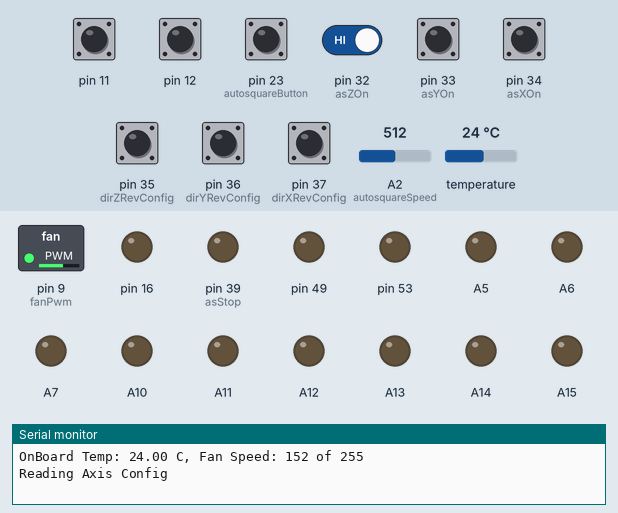
This sketch was run on a simulated Arduino Mega 2560, built with avr-gcc and run on an emulated ATmega2560. Shown: switched loads named in the sketch (green lamp = pin HIGH), output pins drawn as LEDs (lit = HIGH), the last lines printed to the serial monitor. The inputs (shaded band) are chosen by the test bench; at power-on: pin 11, pin 12, pin 23 (autosquareButton), pin 32 (asZOn), pin 33 (asYOn), pin 34 (asXOn), pin 35 (dirZRevConfig), pin 36 (dirYRevConfig), pin 37 (dirXRevConfig) HIGH, temperature 24 °C, A2 (autosquareSpeed) = 512.

Above: at 1.9 s.
2.0 s: temperature set to 12 °C
9.9 s: pin 23 (autosquareButton) pulled LOW for 3.2 s
At 13.4 s:
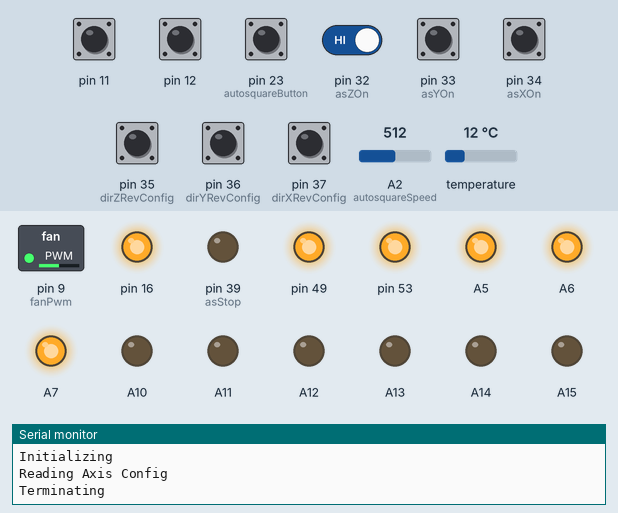
14.6 s: temperature set to 28 °C
At 22.4 s:
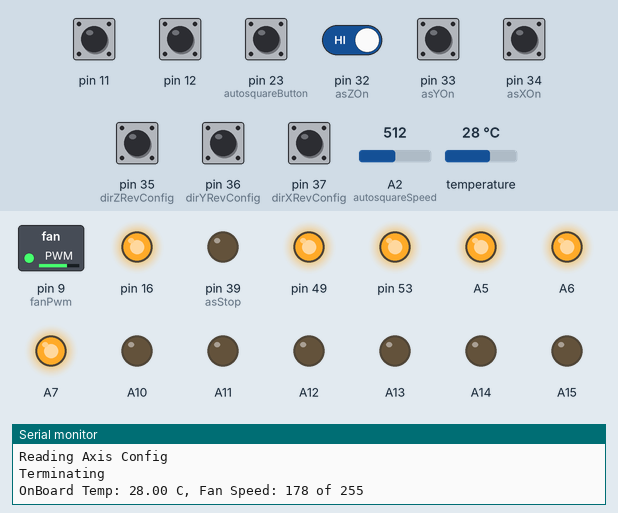
22.5 s: pin 23 (autosquareButton) driven LOW and pin 32 (asZOn) driven LOW
At 24.0 s:
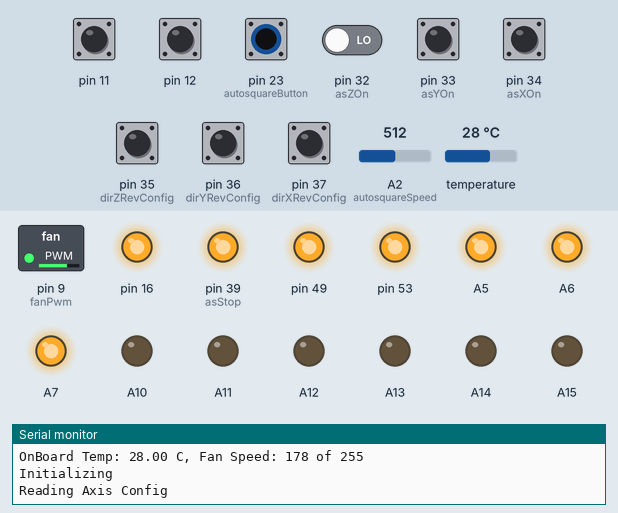
25.0 s: temperature set to 33 °C
32.9 s: pin 23 (autosquareButton) driven HIGH
At 34.2 s:
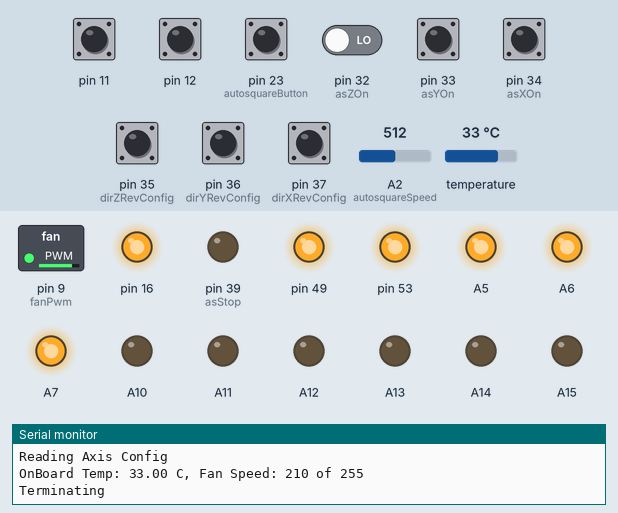
Timing chart, 0 to 35.5 s (numbered marks = the images above; inputs shaded):
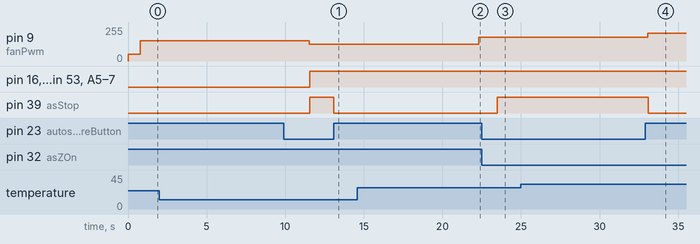

The sketch:

open-cnc-shieldSketch.ino
```cpp
/*
    OPEN-CNC-Shield Firmware 1.0
    find out more: blog.altholtmann.com

    by Timo Altholtmann
*/

#include <Arduino.h>
#include <U8x8lib.h>
#include <Wire.h>


// Programm configuration
const uint16_t stepDelay = 4000; // delay between steps in microseconds if no poti is connected - set to 0 to use a poti for setting speed
const uint16_t startDelay = 1000; // delay between pressing the autosquare button and starting autosquare - in miliseconds, should be at least 500
const uint8_t speedPotiSamples = 10; // Samples of every speed poti reading
const uint16_t speedPotiMin = 10;  // min delay between steps in microseconds
const uint16_t speedPotiMax = 5000; // max delay between steps in microseconds
const uint16_t tempSensorUpdateInterval = 5000; // interval between temperatur sensor reads in milliseconds
const uint8_t endstopStateTriggered = HIGH; // Use HIGH for normally open endstops and LOW for normally closed endstops
const uint8_t defaultFanSpeed = 50; // default speed of the fan in percent. This is also the minimal speed.

#define DEBUG ;                         // Uncomment to output debug messages
// #define READ_TEMPERATURES // comment with "//" if temperature sensor is not needed
#define ONBOARD_TEMPERATURE_FAN_CONTROL // comment with "//" if temperature sensor is not needed
#ifdef ONBOARD_TEMPERATURE_FAN_CONTROL
    int16_t temperatureMin = 20;   // the temperature to start the fan in celsius
    int16_t temperatureMax = 40;   // the maximum temperature when fan is at 100%
#endif

//#define USE_DISPLAY // comment with "//"

// ------------------------------------------------------------------------------
// Only edit below if you know what you are doing
// ------------------------------------------------------------------------------

#ifdef USE_DISPLAY
    #include <U8x8lib.h>
#endif

#if defined(READ_TEMPERATURES) || defined(ONBOARD_TEMPERATURE_FAN_CONTROL)
    #include <OneWire.h>
    #include "DallasTemperature.h"
#endif

enum AUTOSQUARESTATE
{
    undefined,
    done,
    off
};

enum AXIS
{
    x,
    y,
    z
};

enum i2cState
{
    unset,
    established,
    failure
};

typedef struct
{
    AXIS axis;
    byte stepPin;
    byte endStopPin;
    byte dirPin;
    byte dirConfigPin;
    AUTOSQUARESTATE state;
    byte stateDisplayRow;
    byte stateDisplayColumn;
    char label[4];
} STEPPER;

// Pin configuration
// Outs
const byte in9Mega = 5;
const byte asStop = 39;

const byte out1 = 40;
const byte out2 = 41;
const byte out3 = 42;
const byte out4 = 43;
const byte out5 = 45;
const byte out6 = 44;
const byte out7 = 30;
const byte out8 = 31;
// INs
const byte tempSensor = 24;
const byte onBoardTempSensor = 46;
const byte autosquareButton = 23;
const byte autosquareSpeed = A2;
const byte in1 = 15;
const byte in2 = 14;
const byte in10 = 4;
const byte in11 = 3;
const byte in12 = 2;
const byte rotationSpeed = A4;
const byte feedrate = A3;
// INs - user configuartion
const byte asXOn = 34;
const byte asYOn = 33;
const byte asZOn = 32;
const byte dirXRevConfig = 37;
const byte dirYRevConfig = 36;
const byte dirZRevConfig = 35;
// unused
const byte spindelPwm = 48;
const byte fanPwm = 9;
const byte spindelOnOff = 26;
const byte programmStart = 27;
const byte motorStart = 47;

STEPPER steppers[] = {
    {x, A15, 10, A6, dirXRevConfig, off, 0, 0, "X1:"},
    {x, A14, 8, 49, dirXRevConfig, off, 0, 8, "X2:"},
    {y, A13, 7, A5, dirYRevConfig, off, 1, 0, "Y1:"},
    {y, A12, 6, 53, dirYRevConfig, off, 1, 8, "Y2:"},
    {z, A11, 12, 16, dirZRevConfig, off, 2, 0, "Z1:"},
    {z, A10, 11, A7, dirZRevConfig, off, 2, 8, "Z2:"},
};

#ifdef USE_DISPLAY
    // Display byte SDA = A4, SCL = A5
    U8X8_SSD1306_128X32_UNIVISION_SW_I2C display(/* clock=*/SCL, /* data=*/SDA, /* reset=*/U8X8_PIN_NONE);
    // Hardware i2c does not work for me with long wires
    // U8X8_SSD1306_128X32_UNIVISION_HW_I2C display(/* clock=*/SCL, /* data=*/SDA, /* reset=*/U8X8_PIN_NONE);
    const uint8_t *defaultFont = u8x8_font_pxplustandynewtv_f;
#endif
#ifdef READ_TEMPERATURES
    OneWire oneWire(tempSensor);
    DallasTemperature sensors(&oneWire);
    uint64_t lastReadTemperature = 0;
#endif
#ifdef ONBOARD_TEMPERATURE_FAN_CONTROL
    OneWire onboardWire(onBoardTempSensor);
    DallasTemperature onboardSensors(&onboardWire);
    uint64_t lastOnboardTemperatureReading = 0;
    uint8_t lastFanSpeed = defaultFanSpeed;
#endif

// Programm variales
uint32_t actualStepDelay = 0;
byte autosuareInitialised = false;
uint64_t timeStartButtonWasPressed = 0;
AUTOSQUARESTATE lastDisplayStates[sizeof(steppers) / sizeof(STEPPER)];
i2cState wirelessAdapterCommunicationState = unset;
uint32_t timeArduinoStarted = 0;


void checkAutosquareEnabledForEachAxis();
void initPWMFan();
void initialiseInputsOutputs();
void initialiseI2c();
void answerI2cCommunication();


void updateAutosquareDelay() {
    // Dont read poti if a fixed speed is set
    if(stepDelay != 0 && actualStepDelay != stepDelay) {
        actualStepDelay = stepDelay;
        return;
    }

    uint16_t sum = 0;
    for (int i = 0; i < speedPotiSamples; i++)
    {
        sum+= analogRead(autosquareSpeed);
        delayMicroseconds(500);
    }
    actualStepDelay = map(sum / speedPotiSamples, 0, 1023, speedPotiMax, speedPotiMin);
}
#ifdef USE_DISPLAY
    void setDisplayStateOfStepper(STEPPER *stepper, byte displayStatePosition) {
        // Set last display state
        lastDisplayStates[displayStatePosition] = stepper->state;
        byte columPosition = stepper->stateDisplayColumn + (sizeof(stepper->label)/sizeof(char));

        // Empty last state
        display.setFont(defaultFont);
        display.drawString(columPosition, stepper->stateDisplayRow, "   ");

        if(stepper->state == off) {
            display.setFont(defaultFont);
            display.drawString(columPosition, stepper->stateDisplayRow, "off");
        } else if(stepper->state == undefined){
            display.setFont(defaultFont);
            display.drawString(columPosition, stepper->stateDisplayRow, "?");
        } else if(stepper->state == done) {
            display.setFont(u8x8_font_open_iconic_check_1x1);
            display.drawGlyph(columPosition, stepper->stateDisplayRow, 64);
        }
    }
    void updateDisplay()
    {
        for (byte i = 0; i < sizeof(steppers) / sizeof(STEPPER); i++)
        {
            STEPPER *stepper = &steppers[i];
            // Only update when things changed
            if(stepper->state == lastDisplayStates[i]) {
                continue;
            }

            setDisplayStateOfStepper(stepper, i);
        }
    }

    void initDisplay() {
        display.begin();
        // display.setBusClock(100000);
        // Stepper states
        for (byte i = 0; i < sizeof(steppers) / sizeof(STEPPER); i++)
        {
            STEPPER *stepper = &steppers[i];
            display.setFont(defaultFont);
            display.drawString(stepper->stateDisplayColumn, stepper->stateDisplayRow, stepper->label);
            setDisplayStateOfStepper(stepper, i);
        }
    }
#endif

void autosquare()
{
    // Set HIGH Pulse if state is on and endstop not pressed
    for (byte i = 0; i < sizeof(steppers) / sizeof(STEPPER); i++)
    {
        STEPPER *stepper = &steppers[i];
        // Continue for loop if stepper is set to off or done
        if (stepper->state == off || stepper->state == done)
        {
            continue;
        }
        // Check if state is undefined
        if (stepper->state == undefined)
        {
            // Set state to ok if endstop is reached
            if (digitalRead(stepper->endStopPin) == endstopStateTriggered)
            {
                stepper->state = done;
                #ifdef USE_DISPLAY
                  updateDisplay();
                #endif
            }
            // Set HIGH pulse if endstop not reached
            else
            {
                digitalWrite(stepper->stepPin, HIGH);
            }
        }
    }
    // Delay before setting to low - this is the speed of the steppers
    delayMicroseconds(actualStepDelay);

    // Set stepper steps to LOW if they are HIGH
     for (byte i = 0; i < sizeof(steppers) / sizeof(STEPPER); i++)
    {
        STEPPER *stepper = &steppers[i];
        if(digitalRead(stepper->stepPin) == HIGH) {
            digitalWrite(stepper->stepPin, LOW);
        }
    }
}

void initialize()
{
    Serial.println("Initializing");
    checkAutosquareEnabledForEachAxis();
    bool allDone = true;
    for (byte i = 0; i < sizeof(steppers) / sizeof(STEPPER); i++)
    {
        // Check if all stepper are already done
        if(steppers[i].state == undefined) {
            allDone = false;
        }

        // Read config and set stepper direction accordingly
        digitalWrite(steppers[i].dirPin, digitalRead(steppers[i].dirConfigPin));
    }

    // Take control over steppers
    digitalWrite(asStop, HIGH);
    // Trigger IN9 to estlcam arduino mega
    pinMode(in9Mega, OUTPUT);
    digitalWrite(in9Mega, LOW);

    // Reset stepper states if all are done
    for (byte i = 0; i < sizeof(steppers) / sizeof(STEPPER); i++)
    {
        if(allDone && steppers[i].state == done) {
            steppers[i].state = undefined;
        }
    }

    // Set pulse speed
    updateAutosquareDelay();

    #ifdef USE_DISPLAY
      updateDisplay();
    #endif

    autosuareInitialised = true;
}

void terminate()
{
    Serial.println("Terminating");

    digitalWrite(asStop, LOW);
    pinMode(in9Mega, INPUT);
    autosuareInitialised = false;
}

#ifdef READ_TEMPERATURES
    void updateTemperatureSensor() {
            sensors.requestTemperatures();
            Serial.println(sensors.getTempCByIndex(0));
            display.setFont(defaultFont);
            display.drawUTF8(0,3, "Temp:");
            display.setCursor(6,3);
            display.print(sensors.getTempCByIndex(0));
            display.drawString(10,3,"Grad");
            lastReadTemperature = millis();

    }
#endif

#ifdef ONBOARD_TEMPERATURE_FAN_CONTROL
    void readOnboardTemperatureAndSetFanSpeed() {
        onboardSensors.requestTemperatures();
        int8_t actualTemperature = onboardSensors.getTempCByIndex(0);
        uint8_t defaultFanSpeedAbsolute = map(defaultFanSpeed, 0, 100, 0, 255);

        if(actualTemperature < temperatureMin) lastFanSpeed = defaultFanSpeedAbsolute;
        else if(actualTemperature > temperatureMax) lastFanSpeed = 255;
        else lastFanSpeed = map(actualTemperature, temperatureMin, temperatureMax, defaultFanSpeedAbsolute, 255);

        analogWrite(fanPwm, lastFanSpeed);
        lastOnboardTemperatureReading = millis();

        #ifdef DEBUG
            Serial.print("OnBoard Temp: ");
            Serial.print(onboardSensors.getTempCByIndex(0));
            Serial.print(" C, Fan Speed: ");
            Serial.print(lastFanSpeed);
            Serial.println(" of 255");

        #endif
    }
#endif

void setup()
{
    Serial.begin(9600);

    initialiseInputsOutputs();

    initPWMFan();

    #ifdef READ_TEMPERATURES
        // Inititalise temperature sensors
        sensors.begin();
        updateTemperatureSensor();
    #endif

    #ifdef ONBOARD_TEMPERATURE_FAN_CONTROL
        onboardSensors.begin();
        readOnboardTemperatureAndSetFanSpeed();
    #endif

    checkAutosquareEnabledForEachAxis();
}

void loop()
{
    #ifdef ONBOARD_TEMPERATURE_FAN_CONTROL
        if(millis() - lastOnboardTemperatureReading > 10000) {
            readOnboardTemperatureAndSetFanSpeed();
        }
    #endif

    // Check if button is pressed
    if (digitalRead(autosquareButton) == LOW) {
        // Check if start button was just pressed
        if(timeStartButtonWasPressed == 0) {
            timeStartButtonWasPressed = millis();
        }

        // Check if button was pressed long enough
        if(millis() - timeStartButtonWasPressed > startDelay) {
            // Check if we have to initinalize
            if (!autosuareInitialised) {
                initialize();
                delay(10);
            }
            autosquare();
        } else {
            // Use waiting time to determine if
        }
    } else {
        // reset timeStartButtonWasPressed
        timeStartButtonWasPressed = 0;
        // terminate if initialized
        if (autosuareInitialised) {
            terminate();
        }
        #ifdef READ_TEMPERATURES
            if(millis() - lastReadTemperature > tempSensorUpdateInterval) {
                updateTemperatureSensor();
            }
        #endif
        #ifdef ONBOARD_TEMPERATURE_FAN_CONTROL
            if(millis() - lastOnboardTemperatureReading > 10000) {
                readOnboardTemperatureAndSetFanSpeed();
            }
        #endif
    }
}

/**
 * Checks the jumper configuration for each axis and initialises the state variables
*/
void checkAutosquareEnabledForEachAxis() {
    Serial.println("Reading Axis Config");
    if (digitalRead(asXOn) == LOW)
    {
        for (byte i = 0; i < sizeof(steppers) / sizeof(STEPPER); i++)
        {
            if (steppers[i].axis == x)
            {
                steppers[i].state = undefined;
            }
        }
    }
    if (digitalRead(asYOn) == LOW)
    {
        for (byte i = 0; i < sizeof(steppers) / sizeof(STEPPER); i++)
        {
            if (steppers[i].axis == y)
            {
                steppers[i].state = undefined;
            }
        }
    }
    if (digitalRead(asZOn) == LOW)
    {
        for (byte i = 0; i < sizeof(steppers) / sizeof(STEPPER); i++)
        {
            if (steppers[i].axis == z)
            {
                steppers[i].state = undefined;
            }
        }
    }
}
/**
 *  Sets the interal timer to pwm fan frequency
 **/
void initPWMFan() {
    // PWM FAN Setup
    //Timer 1: Prescaler 0
    TCCR1B = ((TCCR1B & B11111000) | B00000001);
    analogWrite(fanPwm, defaultFanSpeed);
}
/**
 * Sets the pinmode for all inputs and outputs
 **/
void initialiseInputsOutputs() {
    // Endstops and steppers
    for (byte i = 0; i < sizeof(steppers) / sizeof(STEPPER); i++)
    {
        pinMode(steppers[i].endStopPin, INPUT_PULLUP);
        pinMode(steppers[i].stepPin, OUTPUT);
        pinMode(steppers[i].dirPin, OUTPUT);
    }

    // Inputs
    pinMode(autosquareButton, INPUT_PULLUP);
    pinMode(asXOn, INPUT_PULLUP);
    pinMode(asYOn, INPUT_PULLUP);
    pinMode(asZOn, INPUT_PULLUP);
    pinMode(dirXRevConfig, INPUT_PULLUP);
    pinMode(dirYRevConfig, INPUT_PULLUP);
    pinMode(dirZRevConfig, INPUT_PULLUP);
    pinMode(in1, INPUT_PULLUP);
    pinMode(in2, INPUT_PULLUP);
    pinMode(in10, INPUT_PULLUP);
    pinMode(in11, INPUT_PULLUP);
    pinMode(in12, INPUT_PULLUP);

    // Outputs
    pinMode(asStop, OUTPUT);
    digitalWrite(asStop, LOW);
    pinMode(fanPwm, OUTPUT);

    // unused pins, set as input to not interfer with estlcam
    pinMode(out1, INPUT);
    pinMode(out2, INPUT);
    pinMode(out3, INPUT);
    pinMode(out4, INPUT);
    pinMode(out5, INPUT);
    pinMode(out6, INPUT);
    pinMode(out7, INPUT);
    pinMode(out8, INPUT);
    pinMode(in9Mega, INPUT);
    pinMode(spindelPwm, INPUT);
    pinMode(spindelOnOff, INPUT);
    pinMode(programmStart, INPUT);
    pinMode(motorStart, INPUT);
}
```

Measured:
- after the input at 2.0 s, every drawn part: stays the same
- after the input at 9.9 s, pin 16, pin 49, pin 53, A5–7: LOW → HIGH after 1.7 s; pin 39 (asStop): LOW → HIGH after 1.7 s, → LOW 1.5 s later
- after the input at 14.6 s, pin 9 (fanPwm): 127/255 → 178/255 after 7.7 s
- after the input at 22.5 s, pin 39 (asStop): LOW → HIGH after 1.0 s
- after the input at 25.0 s, every drawn part: stays the same
- after the input at 32.9 s, pin 39 (asStop): HIGH → LOW after 0.19 s
